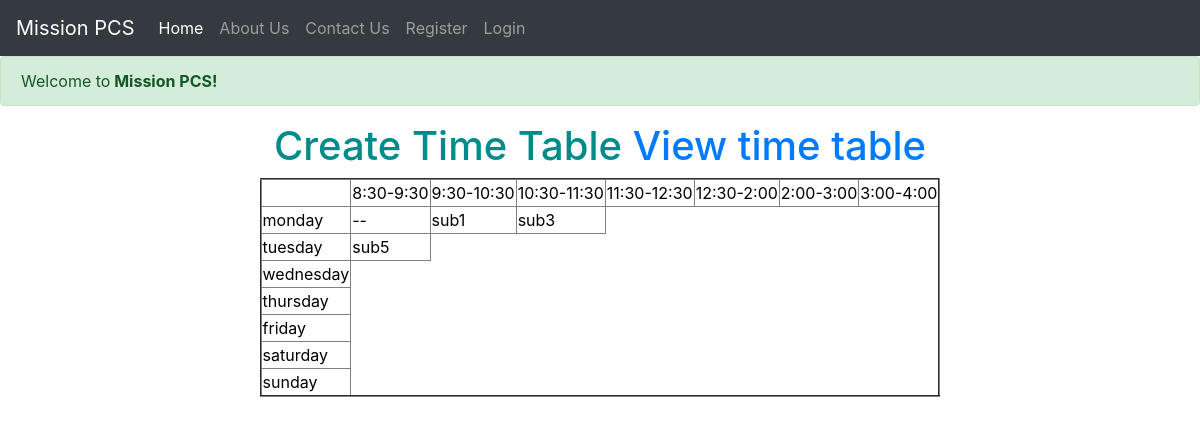
/routineView, run on the app's committed database.
### mission_pcs/models.py (models this page shows, shortened)
class time(models.Model):
    title = models.CharField(max_length=50)
    def __str__(self):
        return self.title

class routine(models.Model):
    subject = models.CharField(max_length=100)
    day = models.CharField(max_length=100)
    start_time = models.CharField(max_length=50)
    end_time = models.CharField(max_length=50)

### mission_pcs/views.py (the view)
# urls.py: path('routineView', views.routineView, name="routineView"),
def routineView(request):
    rt=routine.objects.all()
    days = ['monday','tuesday','wednesday','thursday','friday','saturday','sunday']
    tm=time.objects.all()
    params={"routine":rt, "days":days,"times":tm}
    return render(request,"view.html", params)

### templates/view.html (shortened to what this page needs)
<!doctype html>
<html lang="en">
<head>
    <link rel="stylesheet" href="https://stackpath.bootstrapcdn.com/bootstrap/4.2.1/css/bootstrap.min.css">
</head>
<body>
    <nav class="navbar navbar-expand-lg navbar-dark bg-dark">
        <a class="navbar-brand" href="#">Mission PCS</a>
        <div class="collapse navbar-collapse" id="navbarNavDropdown">
            <ul class="navbar-nav">
                <li class="nav-item active">
                    <a class="nav-link" href="#">Home <span class="sr-only">(current)</span></a>
                </li>
                <li class="nav-item">
                    <a class="nav-link" href="#">About Us</a>
                </li>
                <li class="nav-item">
                    <a class="nav-link" href="#">Contact Us</a>
                </li>
                {% if staff.is_authenticated %}
                <li class="nav-item"><a class="nav-link" href="javascript:void(0)">Hello, {{staff.name}}</a></li>
                <li class="nav-item"><a class="nav-link" href="logout">Logout</a></li>
                {% else %}
                <li class="nav-item"><a class="nav-link" href="register">Register</a></li>
                <li class="nav-item"><a class="nav-link" href="login">Login</a></li>
                {% endif %}
            </ul>
        </div>
    </nav>
    <div class="alert alert-success alert-dismissible fade show" role="alert">
        Welcome to<strong> Mission PCS!</strong>
    </div>
    <div class="container">
        <div class="row">
            <div class="col-sm-12">
                <H1>
                    <FONT COLOR="DARKCYAN">
                        <CENTER>Create Time Table</FONT>
                    <a href="routineView">View time table</a>
                </H1>
                <table style="color:#000;" border="2" cellspacing="3" align="center">
                    <tr>
                        <td></td> {% for j in times %}
                        <td>{{j}}</td> {% endfor %}
                    </tr>
                    </ {% for k in days %} <tr>
                    <td>{{k}}</td>
                    {% for i in routine %} {% if i.day in k %}
                    <td>{{i.subject}}</td>
                     {% endif %} {% endfor %}
                    </tr>
                    {% endfor %}
                </table>
            </div>
        </div>
    </div>
</body>
</html>

### data on the page
time: title "8:30-9:30"
time: title "9:30-10:30"
time: title "10:30-11:30"
time: title "11:30-12:30"
time: title "12:30-2:00"
time: title "2:00-3:00"
time: title "3:00-4:00"
routine: subject "--"
routine: subject "sub1"
routine: subject "sub3"
routine: subject "sub5"

### other printed values
{{ k }} "monday" "tuesday" "wednesday" "thursday" "friday" "saturday" "sunday"
